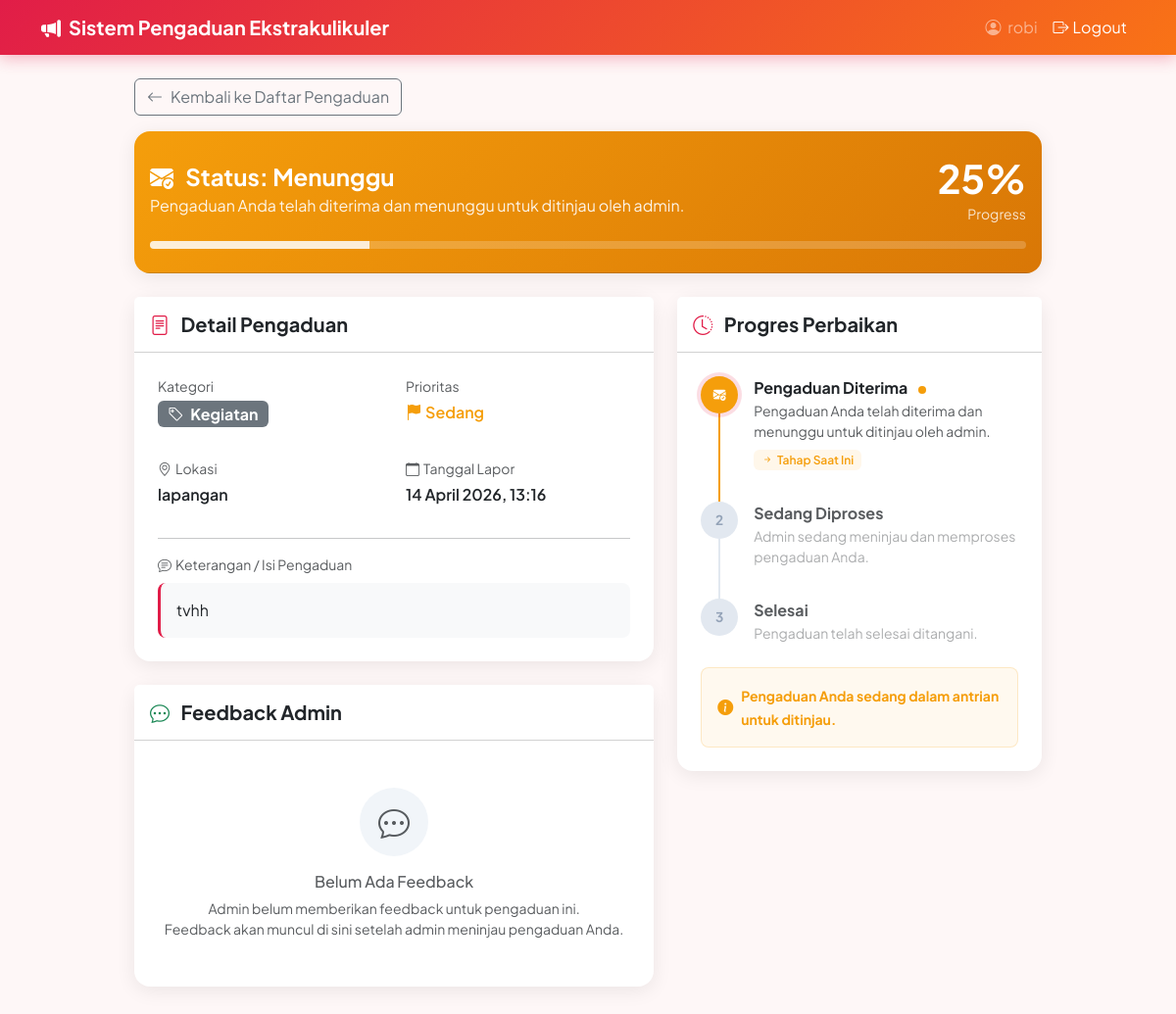
The app's page /?page=pengaduan-detail&id=29 (signed in) with its own data.
### tables this page shows
CREATE TABLE `input_aspirasi` (
  `id_pelaporan` int(11) NOT NULL,
  `nis` int(11) DEFAULT NULL,
  `id_kategori` int(11) DEFAULT NULL,
  `lokasi` varchar(50) DEFAULT NULL,
  `ket` varchar(50) DEFAULT NULL,
  `tgl_lapor` datetime DEFAULT current_timestamp()
);

CREATE TABLE `aspirasi` (
  `id_aspirasi` int(11) NOT NULL,
  `status` enum('Menunggu','Proses','Selesai') NOT NULL,
  `prioritas` enum('Rendah','Sedang','Tinggi') DEFAULT 'Sedang',
  `id_kategori` int(11) DEFAULT NULL,
  `feedback` text DEFAULT NULL,
  `username_admin` varchar(30) DEFAULT NULL
);

CREATE TABLE `kategori` (
  `id_kategori` int(11) NOT NULL,
  `ket_kategori` varchar(30) NOT NULL
);

### views/pengaduan/show.php (the view, shortened to what the rows shown need)
<?php
require_once __DIR__ . '/../layouts/header.php';
$currentStatus = $pengaduan['status'] ?? 'Menunggu';
$statusSteps = [
    'Menunggu' => ['label' => 'Pengaduan Diterima', 'icon' => 'bi-envelope-check-fill', 'color' => '#f59e0b', 'desc' => 'Pengaduan Anda telah diterima dan menunggu untuk ditinjau oleh admin.'],
    'Proses'   => ['label' => 'Sedang Diproses', 'icon' => 'bi-gear-fill', 'color' => '#06b6d4', 'desc' => 'Admin sedang meninjau dan memproses pengaduan Anda.'],
    'Selesai'  => ['label' => 'Selesai', 'icon' => 'bi-check-circle-fill', 'color' => '#10b981', 'desc' => 'Pengaduan telah selesai ditangani.']
];
$statusOrder = ['Menunggu', 'Proses', 'Selesai'];
$currentIndex = array_search($currentStatus, $statusOrder);
$progressPercent = 0;
if ($currentStatus === 'Menunggu') $progressPercent = 25;
?>
<nav class="navbar navbar-expand-lg navbar-custom">
    <div class="container">
        <a class="navbar-brand text-white" href="<?= BASE_URL ?>?page=pengaduan">
            <i class="bi bi-megaphone-fill me-2"></i><?= APP_NAME ?>
        </a>
        <div class="collapse navbar-collapse" id="navbarNav">
            <ul class="navbar-nav ms-auto">
                <li class="nav-item">
                    <span class="nav-link text-white-50">
                        <i class="bi bi-person-circle me-1"></i>
                        <?= $_SESSION['siswa_nama'] ?? $_SESSION['siswa_username'] ?? '' ?>
                    </span>
                </li>
                <li class="nav-item">
                    <a class="nav-link text-white" href="<?= BASE_URL ?>?action=logout-siswa">
                        <i class="bi bi-box-arrow-right me-1"></i>Logout
                    </a>
                </li>
            </ul>
        </div>
    </div>
</nav>
<div class="container py-4">
    <div class="row justify-content-center">
        <div class="col-lg-10">
            <a href="<?= BASE_URL ?>?page=pengaduan" class="btn btn-outline-secondary mb-3">
                <i class="bi bi-arrow-left me-2"></i>Kembali ke Daftar Pengaduan
            </a>
            <div class="card mb-4 overflow-hidden">
                <?php
                    $headerBg = 'linear-gradient(135deg, #f59e0b 0%, #d97706 100%)';
                ?>
                <div class="card-header py-4" style="background: <?= $headerBg ?>;">
                    <div class="d-flex justify-content-between align-items-center">
                        <div>
                            <h4 class="mb-1 text-white fw-bold">
                                <i class="bi <?= $statusSteps[$currentStatus]['icon'] ?> me-2"></i>
                                Status: <?= $currentStatus ?>
                            </h4>
                            <p class="mb-0 text-white" style="opacity:0.9;">
                                <?= $statusSteps[$currentStatus]['desc'] ?>
                            </p>
                        </div>
                        <div class="text-end text-white">
                            <div class="display-6 fw-bold"><?= $progressPercent ?>%</div>
                            <small style="opacity:0.8;">Progress</small>
                        </div>
                    </div>
                    <div class="progress mt-3" style="height: 8px; border-radius: 4px; background: rgba(255,255,255,0.2);">
                        <div class="progress-bar <?= $progressPercent < 100 ? 'progress-bar-striped progress-bar-animated' : '' ?>"
                             role="progressbar"
                             style="width: <?= $progressPercent ?>%; background: rgba(255,255,255,0.8);"
                             aria-valuenow="<?= $progressPercent ?>"
                             aria-valuemin="0"
                             aria-valuemax="100">
                        </div>
                    </div>
                </div>
            </div>
            <div class="row">
                <div class="col-lg-7 mb-4">
                    <div class="card mb-4">
                        <div class="card-header bg-white py-3">
                            <h5 class="mb-0 fw-bold">
                                <i class="bi bi-file-text me-2" style="color: var(--primary-color);"></i>
                                Detail Pengaduan
                            </h5>
                        </div>
                        <div class="card-body p-4">
                            <div class="row mb-3">
                                <div class="col-sm-6 mb-3">
                                    <label class="text-muted small d-block">Kategori</label>
                                    <span class="badge bg-secondary fs-6 mt-1">
                                        <i class="bi bi-tag me-1"></i>
                                        <?= htmlspecialchars($pengaduan['ket_kategori']) ?>
                                    </span>
                                </div>
                                <div class="col-sm-6 mb-3">
                                    <label class="text-muted small d-block">Prioritas</label>
                                    <span class="fw-semibold priority-<?= strtolower($pengaduan['prioritas'] ?? 'sedang') ?> fs-6 mt-1 d-inline-block">
                                        <i class="bi bi-flag-fill me-1"></i><?= $pengaduan['prioritas'] ?? 'Sedang' ?>
                                    </span>
                                </div>
                            </div>
                            <div class="row mb-3">
                                <div class="col-sm-6 mb-3">
                                    <label class="text-muted small d-block">
                                        <i class="bi bi-geo-alt me-1"></i>Lokasi
                                    </label>
                                    <p class="fw-semibold mb-0 mt-1"><?= htmlspecialchars($pengaduan['lokasi']) ?></p>
                                </div>
                                <div class="col-sm-6 mb-3">
                                    <label class="text-muted small d-block">
                                        <i class="bi bi-calendar me-1"></i>Tanggal Lapor
                                    </label>
                                    <p class="fw-semibold mb-0 mt-1"><?= date('d F Y, H:i', strtotime($pengaduan['tgl_lapor'])) ?></p>
                                </div>
                            </div>
                            <hr>
                            <div class="mb-0">
                                <label class="text-muted small d-block mb-2">
                                    <i class="bi bi-chat-text me-1"></i>Keterangan / Isi Pengaduan
                                </label>
                                <div class="bg-light p-3 rounded-3" style="border-left: 3px solid var(--primary-color);">
                                    <p class="mb-0"><?= nl2br(htmlspecialchars($pengaduan['ket'])) ?></p>
                                </div>
                            </div>
                        </div>
                    </div>
                    <div class="card">
                        <div class="card-header bg-white py-3">
                            <h5 class="mb-0 fw-bold">
                                <i class="bi bi-chat-dots me-2 text-success"></i>
                                Feedback Admin
                            </h5>
                        </div>
                        <div class="card-body p-4">
                            <?php if (!empty($pengaduan['feedback'])): ?>
                                <div class="feedback-box">
                                    <div class="d-flex align-items-start">
                                        <div class="feedback-avatar me-3">
                                            <div class="rounded-circle d-flex align-items-center justify-content-center"
                                                 style="width: 45px; height: 45px; background: linear-gradient(135deg, var(--success-color) 0%, #059669 100%);">
                                                <i class="bi bi-person-fill text-white fs-5"></i>
                                            </div>
                                        </div>
                                        <div class="flex-grow-1">
                                            <div class="d-flex justify-content-between align-items-center mb-2">
                                                <strong class="text-dark">
                                                    <?= htmlspecialchars($pengaduan['username_admin'] ?? 'Admin') ?>
                                                </strong>
                                                <span class="badge bg-success bg-opacity-10 text-success">
                                                    <i class="bi bi-check2 me-1"></i>Verified Admin
                                                </span>
                                            </div>
                                            <div class="bg-light p-3 rounded-3" style="border-left: 3px solid var(--success-color);">
                                                <p class="mb-0"><?= nl2br(htmlspecialchars($pengaduan['feedback'])) ?></p>
                                            </div>
                                        </div>
                                    </div>
                                </div>
                            <?php else: ?>
                                <div class="text-center py-4">
                                    <div class="rounded-circle d-inline-flex align-items-center justify-content-center mb-3"
                                         style="width: 70px; height: 70px; background: #f1f5f9;">
                                        <i class="bi bi-chat-dots text-muted fs-2"></i>
                                    </div>
                                    <h6 class="text-muted">Belum Ada Feedback</h6>
                                    <p class="text-muted small mb-0">
                                        Admin belum memberikan feedback untuk pengaduan ini.<br>
                                        Feedback akan muncul di sini setelah admin meninjau pengaduan Anda.
                                    </p>
                                </div>
                            <?php endif; ?>
                        </div>
                    </div>
                </div>
                <div class="col-lg-5 mb-4">
                    <div class="card">
                        <div class="card-header bg-white py-3">
                            <h5 class="mb-0 fw-bold">
                                <i class="bi bi-clock-history me-2" style="color: var(--primary-color);"></i>
                                Progres Perbaikan
                            </h5>
                        </div>
                        <div class="card-body p-4">
                            <div class="timeline">
                                <?php foreach ($statusOrder as $index => $step): ?>
                                    <?php
                                        $isCompleted = $index <= $currentIndex;
                                        $isCurrent = $index === $currentIndex;
                                        $stepInfo = $statusSteps[$step];
                                        $dotColor = $isCompleted ? $stepInfo['color'] : '#cbd5e1';
                                    ?>
                                    <div class="timeline-item <?= $isCurrent ? 'timeline-current' : '' ?> <?= $isCompleted ? 'timeline-completed' : 'timeline-pending' ?>"
                                         style="--dot-color: <?= $dotColor ?>; --line-color: <?= $isCompleted && $index < count($statusOrder) - 1 ? $dotColor : '#e2e8f0' ?>;">
                                        <div class="timeline-dot">
                                            <?php if ($isCompleted): ?>
                                                <i class="bi <?= $isCurrent && $currentStatus !== 'Selesai' ? $stepInfo['icon'] : 'bi-check-lg' ?>" style="font-size: 0.8rem;"></i>
                                            <?php else: ?>
                                                <span class="timeline-number"><?= $index + 1 ?></span>
                                            <?php endif; ?>
                                        </div>
                                        <div class="timeline-content">
                                            <h6 class="mb-1 <?= $isCompleted ? 'text-dark' : 'text-muted' ?> fw-bold">
                                                <?= $stepInfo['label'] ?>
                                                <?php if ($isCurrent): ?>
                                                    <span class="pulse-dot ms-2"></span>
                                                <?php endif; ?>
                                            </h6>
                                            <p class="small <?= $isCompleted ? 'text-muted' : 'text-muted opacity-50' ?> mb-0">
                                                <?= $stepInfo['desc'] ?>
                                            </p>
                                            <?php if ($isCurrent && $currentStatus !== 'Selesai'): ?>
                                                <span class="badge mt-2" style="background: <?= $stepInfo['color'] ?>15; color: <?= $stepInfo['color'] ?>; font-weight: 600;">
                                                    <i class="bi bi-arrow-right-short me-1"></i>Tahap Saat Ini
                                                </span>
                                            <?php elseif ($isCompleted): ?>
                                                <span class="badge bg-success bg-opacity-10 text-success mt-2">
                                                    <i class="bi bi-check2 me-1"></i>Selesai
                                                </span>
                                            <?php endif; ?>
                                        </div>
                                    </div>
                                <?php endforeach; ?>
                            </div>
                            <div class="mt-4 p-3 rounded-3" style="background: <?= $statusSteps[$currentStatus]['color'] ?>10; border: 1px solid <?= $statusSteps[$currentStatus]['color'] ?>30;">
                                <div class="d-flex align-items-center">
                                    <i class="bi bi-info-circle-fill me-2" style="color: <?= $statusSteps[$currentStatus]['color'] ?>;"></i>
                                    <div>
                                        <small class="fw-bold" style="color: <?= $statusSteps[$currentStatus]['color'] ?>;">
                                            <?php if ($currentStatus === 'Menunggu'): ?>
                                                Pengaduan Anda sedang dalam antrian untuk ditinjau.
                                            <?php elseif ($currentStatus === 'Proses'): ?>
                                                Tim sedang bekerja untuk menyelesaikan masalah ini.
                                            <?php else: ?>
                                                Pengaduan telah diselesaikan. Terima kasih atas laporannya!
                                            <?php endif; ?>
                                        </small>
                                    </div>
                                </div>
                            </div>
                        </div>
                    </div>
                </div>
            </div>
        </div>
    </div>
</div>
<?php require_once __DIR__ . '/../layouts/footer.php'; ?>

### records on screen
input_aspirasi: aspirasi.status "Menunggu", aspirasi.status "Pengaduan Anda telah diterima dan menunggu untuk ditinjau oleh admin.", aspirasi.status "25", id_kategori.ket_kategori "Kegiatan", aspirasi.prioritas "Sedang", lokasi "lapangan", tgl_lapor "14 April 2026, 13:16", ket "tvhh"

### other values on screen
APP_NAME "Sistem Pengaduan Ekstrakulikuler"
$_SESSION['siswa_nama'] "robi"
$stepInfo['label'] "Pengaduan Diterima"
$stepInfo['desc'] "Pengaduan Anda telah diterima dan menunggu untuk ditinjau oleh admin."
$stepInfo['label'] "Sedang Diproses"
$stepInfo['desc'] "Admin sedang meninjau dan memproses pengaduan Anda."
$stepInfo['label'] "Selesai"
$stepInfo['desc'] "Pengaduan telah selesai ditangani."
